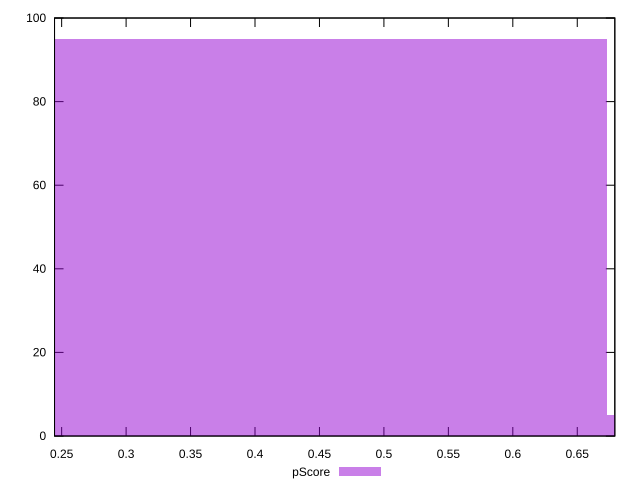

Write gnuplot code to recreate this figure.
reset

$pScore <<EOF
0.4486030154678302 95
0.8972060309356604 5
EOF

set key outside below
set boxwidth 0.4486030154678302
set xrange [0.24447509805739986:0.679138324734899]
set yrange [0:100]
set trange [0:100]
set style fill transparent solid 0.5 noborder
set terminal svg size 640, 490 enhanced background rgb 'white'
set output "report_00008_2021-01-22T20:58:29.167/cumulative-layout-shift/samples/pages+cached+nointeractive/pScore/histogram.svg"

plot $pScore title "pScore" with boxes

reset
